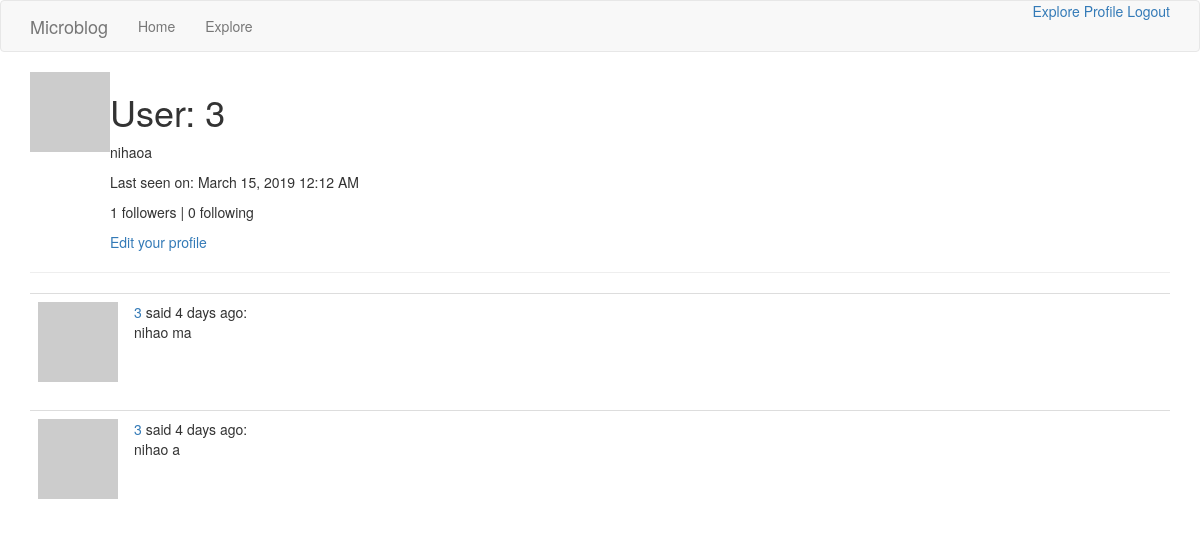
The page /user/3 (signed in) on the database as committed earlier.
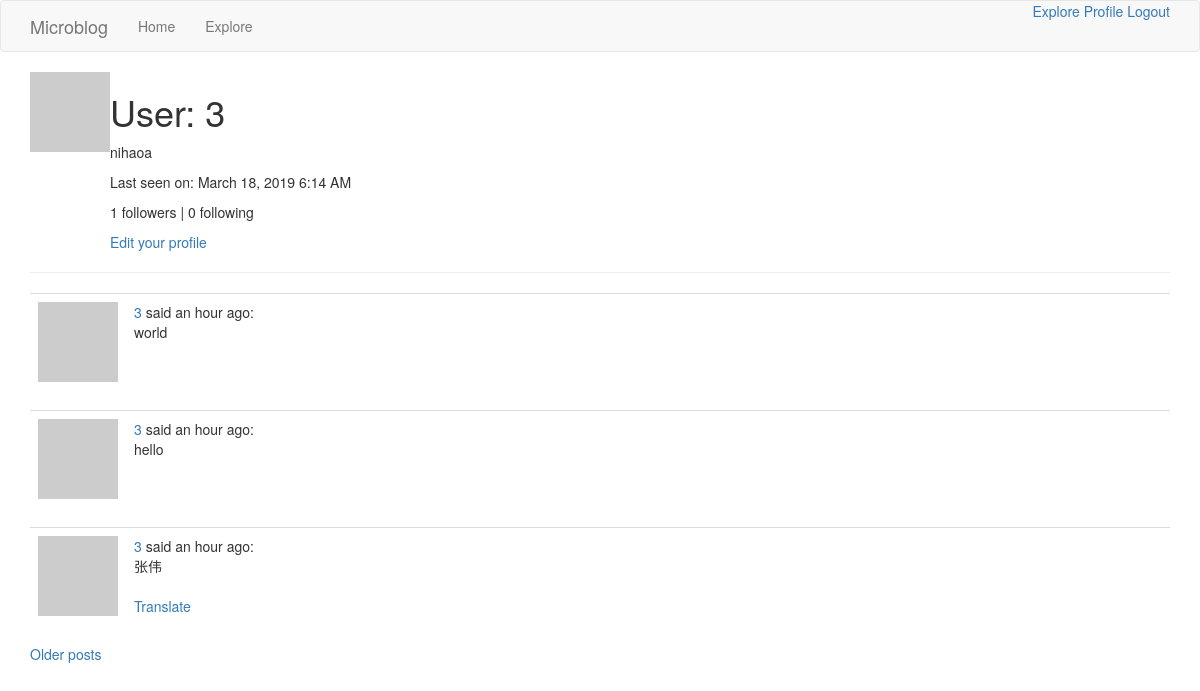
The same page on the database as committed later.
### app/models.py (models this page shows, shortened)
class User(UserMixin, db.Model):
    id = db.Column(db.Integer, primary_key=True)
    username = db.Column(db.String(64), index=True, unique=True)
    email = db.Column(db.String(120), index=True, unique=True)
    password_hash = db.Column(db.String(128))
    about_me = db.Column(db.String(140))
    last_seen = db.Column(db.DateTime, default=datetime.utcnow)
    posts = db.relationship('Post', backref='author', lazy='dynamic')
    followed = db.relationship(
        'User', secondary=followers,
        primaryjoin=(followers.c.follower_id == id),
        secondaryjoin=(followers.c.followed_id == id),
        backref=db.backref('followers', lazy='dynamic'), lazy='dynamic')
    def avatar(self, size):
        digest = md5(self.email.lower().encode('utf-8')).hexdigest()
        return 'https://www.gravatar.com/avatar/{}?d=identicon&s={}'.format(digest, size)

class Post(db.Model):
    id = db.Column(db.Integer, primary_key=True)
    body = db.Column(db.String(140))
    timestamp = db.Column(db.DateTime, index=True, default=datetime.utcnow)
    language = db.Column(db.String(5))
    user_id = db.Column(db.Integer, db.ForeignKey('user.id'))

### app/routes.py (the view)
@app.route('/user/<username>')
@login_required
def user(username):
    user = User.query.filter_by(username=username).first_or_404()
    page = request.args.get('page', 1, type=int)
    posts = user.posts.order_by(Post.timestamp.desc()).paginate(
        page, app.config['POSTS_PER_PAGE'], False)
    next_url = url_for('user', username=user.username, page=posts.next_num) if posts.has_next else None
    prev_url = url_for('user', username=user.username, page=posts.prev_num) if posts.has_prev else None
    return render_template('user.html', user=user, posts=posts.items,
                           next_url=next_url, prev_url=prev_url)

### app/models.py (called while the page is built)
@login.user_loader
def load_user(id):
    return User.query.get(int(id))

### app/routes.py (called while the page is built)
@app.before_request
def before_request():
    if current_user.is_authenticated:
        current_user.last_seen = datetime.utcnow()
        db.session.commit()

### app/templates/user.html (shortened to what this page needs)
{% extends "base.html" %}
{% block app_content %}
		<table>
			<tr valign="top">
				<td><img src="{{ user.avatar(128) }}"></td>
				<td>
					<h1>User: {{ user.username }}</h1>
					{% if user.about_me %}
					<p>{{ user.about_me }}</p>
					{% endif %}
					{% if user.last_seen %}
					<p>Last seen on: {{ moment(user.last_seen).format('LLL') }}</p>
					{% endif %}
					<p>{{ user.followers.count() }} followers | {{ user.followed.count() }} following</p>
					{% if user == current_user %}
					<a href="{{ url_for('edit_profile') }}">Edit your profile</a>
					{% elif not current_user.is_following(user) %}
					<p><a href="{{ url_for('follow', username=user.username) }}">Follow</a></p>
					{% else %}
					<p><a href="{{ url_for('unfollow', username=user.username) }}">Unfollow</a></p>
					{% endif %}
				</td>
			</tr>
		</table>
		<hr>
    {% for post in posts %}
		{% include '_post.html' %}
    {% endfor %}
    {% if next_url %}
    <a href="{{ next_url }}">Older posts</a>
    {% endif %}
{% endblock %}

### app/templates/_post.html
<table class="table table-hover">
		<tr valign="top">
				<td width="70px">
					<a href="{{ url_for('user', username=post.author.username) }}">
							<img src="{{ post.author.avatar(70) }}" />
					</a>
				</td>
				<td>
					<a href="{{ url_for('user', username=post.author.username) }}">{{ post.author.username }}</a>
					said {{ moment(post.timestamp).fromNow() }}:
					<br><span id="post{{ post.id }}">{{ post.body }}</span>
					{% if post.language and post.language != g.locale %}
					<br><br>
					<span id="translation{{ post.id }}">
						<a href="javascript:translate(
						'#post{{ post.id }}',
						'#translation{{ post.id }}',
						'{{ post.language }}',
						'{{ g.locale }}');">{{ 'Translate' }}</a>
					</span>
			  	{% endif %}
				</td>
		</tr>
</table>

Rows that differ between the two databases and show on the page:
no longer on this page (row unchanged): Post: author.username "3", timestamp "4 days ago", body "nihao ma"
no longer on this page (row unchanged): Post: author.username "3", timestamp "4 days ago", body "nihao a"
changed User "nihaoa": last_seen "March 15, 2019 12:12 AM" → "March 18, 2019 6:14 AM"
added Post: author.username "3", timestamp "an hour ago", body "world"
added Post: author.username "3", timestamp "an hour ago", body "hello"
added Post: author.username "3", timestamp "an hour ago", body "张伟", value "Translate"
Other text that changed with them:
text now shown: "Older posts"
